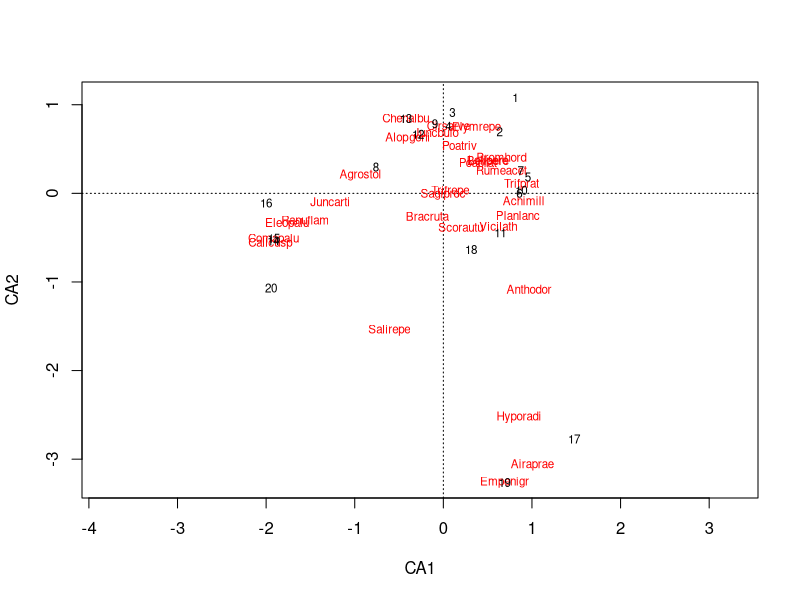
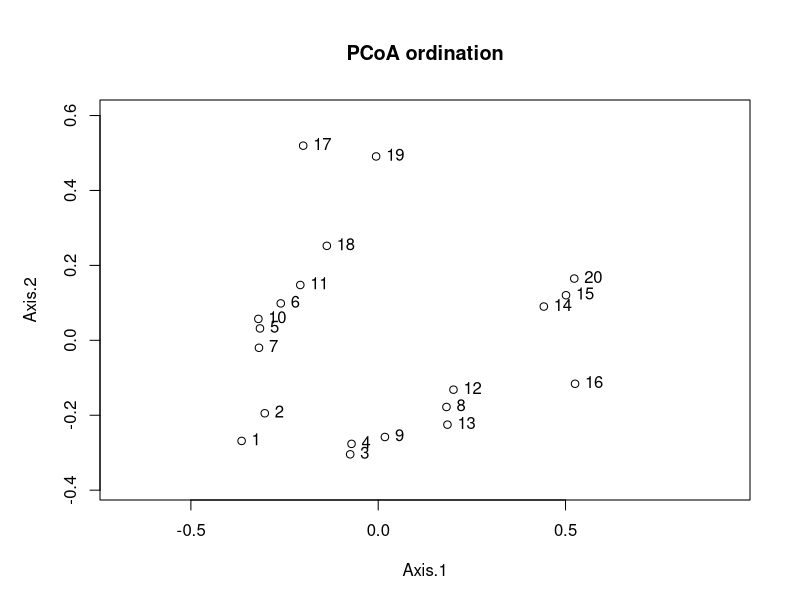
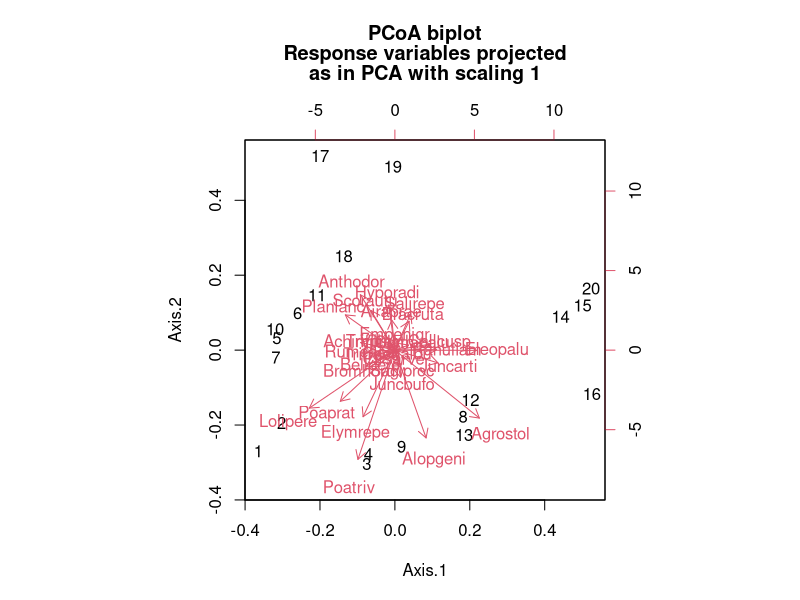
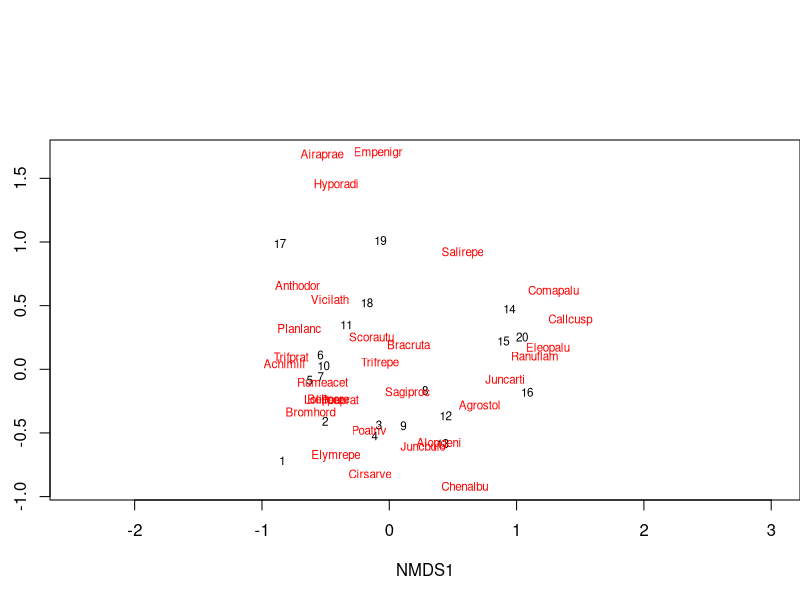
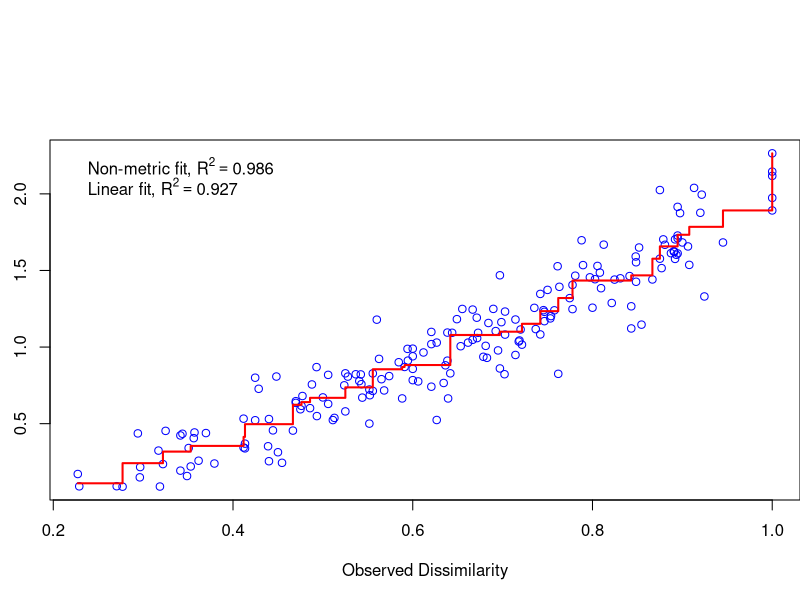
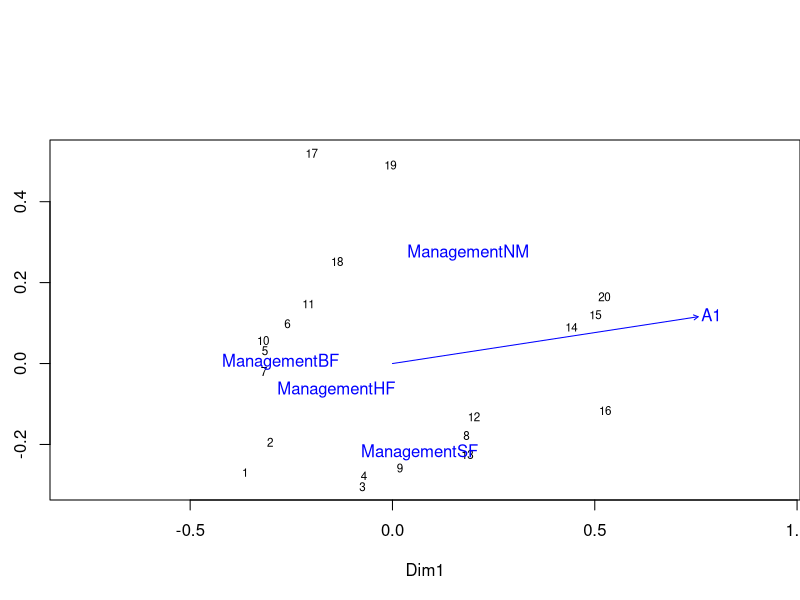
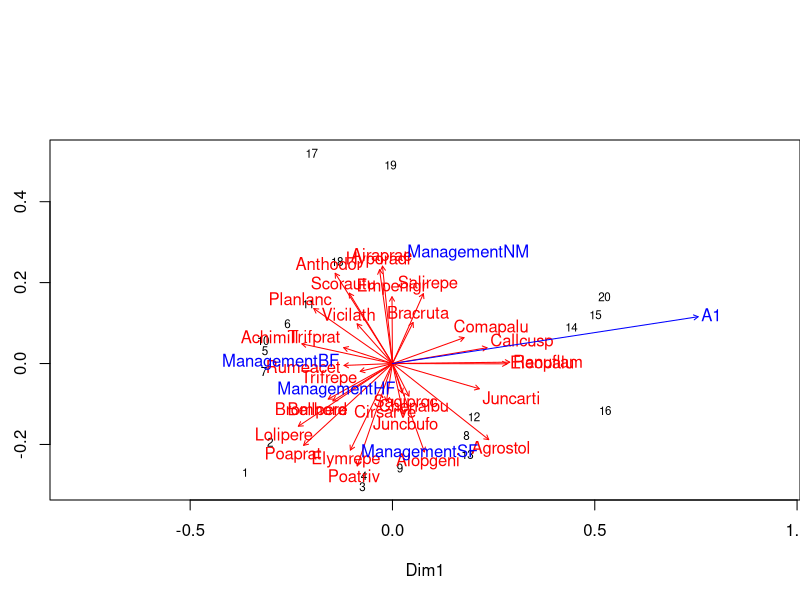
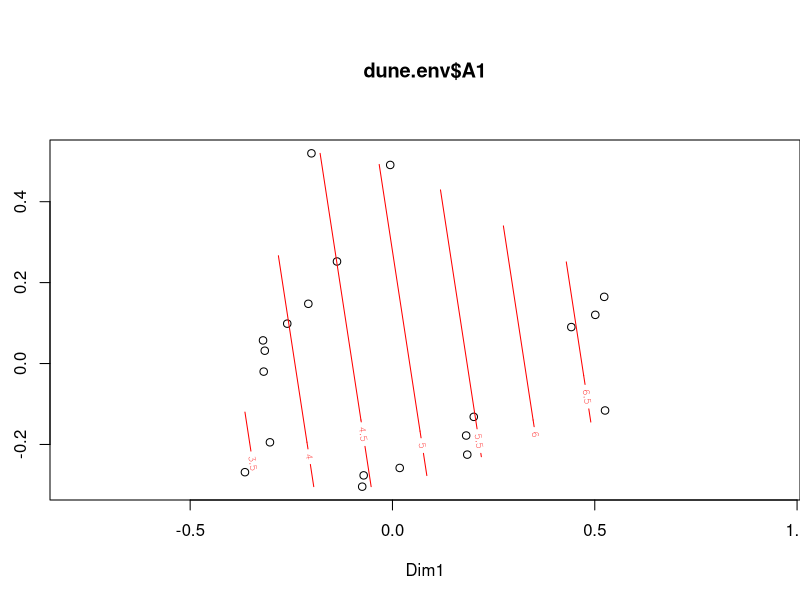

Recreate these plots in R, in order.
## ---- chunk 1
knitr::opts_chunk$set(echo = TRUE)
library(dplyr)
library(ggplot2)
library(cowplot)
## ---- chunk 2
esp <- cbind(esp1 = c(2, 8, 0, 3), esp2 = c(1, 3, 0, 0), esp3 = c(0, 0, 1, 0))
rownames(esp) <- c("site1", "site2", "site3", "site4")
esp
## ---- chunk 3
dist(esp)
## ---- chunk 4
library(vegan)

vegdist(esp, method = "bray")
## ---- chunk 5
esp_hel <- decostand(esp, method = "hellinger")
dist(esp_hel)
## ---- chunk 6
esp_chi2 <- decostand(esp, method = "chi.square")
dist(esp_chi2)
## ---- chunk 7
data(dune)

ac_dune <- cca(dune)
# display = "reg" pour ne pas afficher toutes les coordonnées d'espèce et de site
summary(ac_dune, display = "reg") 
## ---- chunk 8
plot(ac_dune)
## ---- chunk 9
library(ape)
dune_bray <- vegdist(dune, method = "bray")
pcoa_dune <- pcoa(dune_bray, correction = "lingoes")
## ---- chunk 10
pcoa_dune$values
## ---- chunk 11
biplot(pcoa_dune)
## ---- chunk 12
biplot(pcoa_dune, dune)
## ---- chunk 13
md_dune <- metaMDS(dune, distance = "bray")
## ---- chunk 14
plot(md_dune, type = "t")
## ---- chunk 15
stressplot(md_dune)
## ---- chunk 16
data(dune.env)
head(dune.env)
## ---- chunk 17
adonis(dune ~ A1 + Moisture + Management + Use + Manure, dune.env)
## ---- chunk 18
pcoa_dune2 <- wcmdscale(dune_bray, eig = TRUE, add = TRUE)
envf <- envfit(pcoa_dune2, select(dune.env, A1, Management))
envf
## ---- chunk 19
plot(pcoa_dune2)
plot(envf)
## ---- chunk 20
plot(pcoa_dune2)
plot(envfit(pcoa_dune2, dune), col = "red") # Ajouter les espèces
plot(envf)
## ---- chunk 21
ords <- ordisurf(pcoa_dune2, dune.env$A1)
## ---- chunk 22
plot(ords)
plot(envf)
## ---- chunk 23
dune_hel <- decostand(dune, method = "hellinger")
rda_dune <- rda(dune_hel ~ A1 + Management, dune.env)
rda_dune
## ---- chunk 24
plot(rda_dune)
## ---- chunk 25
acp_dune <- rda(dune_hel)
acp_envf <- envfit(acp_dune, select(dune.env, A1, Management))
plot(acp_dune)
plot(acp_envf)
## ---- chunk 26
cca_dune <- cca(dune ~ A1 + Management, dune.env)
cca_dune
## ---- chunk 27
plot(cca_dune)
